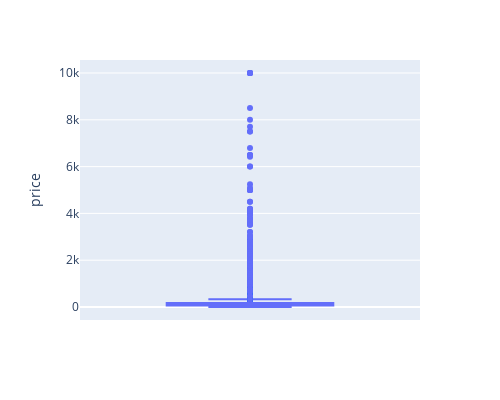

The cell this chart's notebook holds for it:
### Markdown cell above
We can first see the box plot of the price and find some outliers and remove them so that we can do better in further steps

### Code cell
import plotly.express as px
fig = px.box(df, y="price")
fig.update_layout(
    autosize=False,
    width=500,
    height=400
)
fig.show()

### Figure 1 — Plotly figure (JSON) as saved in the notebook; plotly's stock layout.template omitted (floating-point values rounded to 4 significant figures; data arrays with more than 128 entries replaced by an {"elided": "..."} marker saying what was removed)
{"data": [{"alignmentgroup": "True", "hovertemplate": "price=%{y}<extra></extra>", "legendgroup": "", "marker": {"color": "#636efa"}, "name": "", "notched": false, "offsetgroup": "", "orientation": "v", "showlegend": false, "type": "box", "x0": " ", "xaxis": "x", "y": {"elided": "48881 int values"}, "y0": " ", "yaxis": "y"}], "layout": {"autosize": false, "boxmode": "group", "height": 400, "legend": {"tracegroupgap": 0}, "margin": {"t": 60}, "width": 500, "xaxis": {"anchor": "y", "domain": [0, 1]}, "yaxis": {"anchor": "x", "domain": [0, 1], "title": {"text": "price"}}}}
